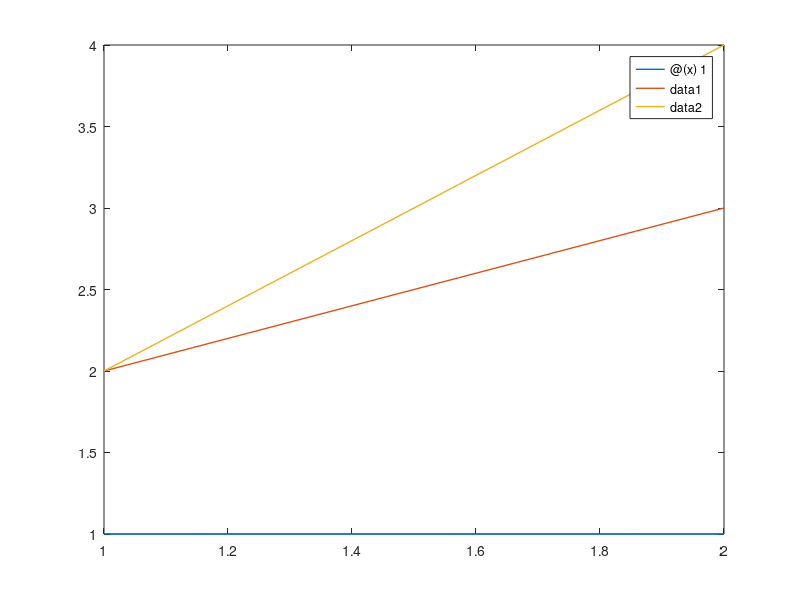

This figure's MATLAB source: (Note: this script raises an error after producing the figure.)
clear; close all; clc;
folder2 = '/Users/rongfan/Desktop/Growth_Model/Latex';

%%
FileName = fullfile(folder2,'gamma.png');
figure('Position',[0 0 400 200]); 
f1 = @(x) 1;
fplot(f1,[1,2],'linewidth',1);
hold on;
f2 = @(x) x+1;
fplot(f2,[1,2],'linewidth',1);
hold on;
f3 = @(x) 2*x;
fplot(f3,[1,2],'linewidth',1);
hold on; 
xline(1,'--')
hold on; 
xline(2,'--')
xlim([0.75 2.5])
ylim([0 5])
xticks([1,2]); xticklabels({'N-1','N'})
yticks([1,2]); yticklabels({'1','e^{B(N-1)}'})
legend({'\gamma_K','\gamma_L(i,0)','\gamma_H(i,0)'})
title('Task productivity')
saveas(gcf,FileName); 


%%
FileName = fullfile(folder2,'kappa_N.png');
figure('Position',[0 0 300 250]); 
f = @(x) -(x-2)^2+4;
fplot(f,[0,1],'linewidth',1)
xlabel('Scientist \epsilon'); ylabel('Innovation \kappa')
xticks([0,1]); yticks(3); yticklabels('\kappa(1)')
title('Innovation function')
saveas(gcf,FileName); 

%%
a = 1; b = 1.5; theta = 0.5;
FileName = fullfile(folder2,'growth1.png');
figure('Position',[0 0 300 250]); 
f = @(x) 0;
h1 = fplot(f,[0,b+1],'linewidth',1,'Color','b');
hold on; 
f = @(x) a;
h2 = fplot(f,[0,(1-theta)*a],'linewidth',1,'Color','r');
hold on;
f = @(x) (1/theta)*(a-x);
h3 = fplot(f,[(1-theta)*a,a],'linewidth',1,'Color','r');
hold on; 
f = @(x) 0;
h4 = fplot(f,[a,b+1],'linewidth',1,'Color','r');
xlabel('\rho'); ylabel('g')
xticks([0.2,a]); xticklabels({'\SigmaB\mu^N','b/\mu^h'});yticks(0);
ylim([0,2]);
legend([h1 h2],'bg^N','Bg^h')
title('Growth Rate with High \mu^N')
saveas(gcf,FileName); 


FileName = fullfile(folder2,'growth2.png');
figure('Position',[0 0 300 250]); 
f = @(x) b-a;
h1 = fplot(f,[0,theta*a+(1-theta)*b],'linewidth',1,'Color','b');
hold on; 
f = @(x) (1/theta)*(b-x);
h2 = fplot(f,[theta*a+(1-theta)*b,b],'linewidth',1,'Color','b');
hold on;
f = @(x) 0;
h3 = fplot(f,[b,b+1],'linewidth',1,'Color','b');
hold on; 
f = @(x) a
h4 = fplot(f,[0,(1-theta)*b],'linewidth',1,'Color','r');
hold on;
f = @(x) (1/theta)*(a-x)+(b-a)*(1-theta)/theta;
h5 = fplot(f,[(1-theta)*b,theta*a+(1-theta)*b],'linewidth',1,'Color','r');
hold on; 
f = @(x) 0;
h6 = fplot(f,[theta*a+(1-theta)*b,b+1],'linewidth',1,'Color','r');
xlabel('\rho'); ylabel('g')
xticks([a,b]); xticklabels({'b/\mu^h','\SigmaB\mu^N'});yticks(0);
ylim([0,2]);
legend([h1 h4],'bg^N','Bg^h')
title('Growth Rate with low \mu^N')
saveas(gcf,FileName); 

%%
FileName = fullfile(folder2,'kappa_NI.png');
figure('Position',[0 0 300 250]); 
f = @(x) -(x-2)^4+4;
fplot(f,[0,1],'linewidth',1,'Color','b')
hold on;
f = @(x) -(x+2)^2-3;
fplot(f,[0,1],'linewidth',1,'Color','r')
xlabel('Scientist \epsilon'); ylabel('Innovation \kappa')
xticks([0,1]); yticks(3); yticklabels('\kappa(f1)')
legend('\kappa^N','\kappa^I')
title('Innovation function')
saveas(gcf,FileName); 

%%
FileName = fullfile(folder2,'I1.png');
figure('Position',[0 0 300 250]); 
f = @(x) 1;
h1 = fplot(f,[0,4],'r','LineWidth',1);
hold on;
f = @(x) -((x-4)/3)^2+1;
h2 = fplot(f,[4,7],'r','LineWidth',1);
hold on;
h3 = fplot(f,[1,4],'b','LineWidth',1);
hold on;
f = @(x) 1;
h4 = fplot(f,[4,8],'b','LineWidth',1);
hold on; 
xline(4,'--')
str = {'S_I>0','S_N>0'};text(3.5,0.5,str);
str = {'No','innovation'};text(0.25,0.75,str);
str = {'No','automation'};text(6,0.75,str);
str = {'Abundant capital'};text(0.25,0.25,str);
str = {'Scarce capital'};text(5,0.25,str);
xlabel('R');
xticks([1,4,7])
xticklabels({'\rho_{min}','\rho^*','\rho_{max}'})
ylabel('$$\tilde{I}$$', 'Interpreter', 'LaTeX')
yticks(1)
saveas(gcf,FileName); 


%%
FileName = fullfile(folder2,'I2.png');
figure('Position',[0 0 300 250]); 
f = @(x) 1;
h1 = fplot(f,[0,4],'r','LineWidth',1);
hold on;
f = @(x) -((x-4)/3)^2+1;
h2 = fplot(f,[4,7],'r','LineWidth',1);
hold on;
h3 = fplot(f,[1,4],'b','LineWidth',1);
hold on;
f = @(x) 1;
h4 = fplot(f,[4,8],'b','LineWidth',1);
hold on; 
f = @(x) 1;
h5 = fplot(f,[0,4],'k','LineWidth',2);
hold on;
f = @(x) -((x-4)/1.5)^2+1;
h6 = fplot(f,[4,5.5],'k','LineWidth',2);
hold on;
f = @(x) 0;
h7 = fplot(f,[5.5,8],'k','LineWidth',2);
xline(4,'--')
str = {'S_I>0','S_N>0'};text(3.5,0.5,str);
str = {'No','innovation'};text(0.25,0.75,str);
str = {'No','automation'};text(6,0.75,str);
str = {'Abundant capital'};text(0.25,0.25,str);
str = {'Scarce capital'};text(5,0.25,str);
xlabel('R');
xticks([1,4,7])
xticklabels({'\rho_{min}','\rho^*','\rho_{max}'})
ylabel('$$\tilde{I}$$', 'Interpreter', 'LaTeX')
yticks(1)
legend(h5, 'I^*')
saveas(gcf,FileName); 

%%
FileName = fullfile(folder2,'I3.png');
figure('Position',[0 0 300 250]); 
x = [5 5.1 5.4];
f = @(x) 1;
h1 = fplot(f,[0,4],'r','LineWidth',1);
hold on;
f = @(x) -((x-4)/3)^2+1;
h2 = fplot(f,[4,7],'r','LineWidth',1);
hold on;
h3 = fplot(f,[1,4],'b','LineWidth',1);
hold on;
f = @(x) 1;
h4 = fplot(f,[4,8],'b','LineWidth',1);
hold on; 
xline(4,'--')
f = @(x) 1;
h5 = fplot(f,[0,4],'k','LineWidth',2);
hold on;
f = @(x) -((x-4)/1.5)^2+1;
y(1) = f(x(1));
h6 = fplot(f,[4,5.5],'k','LineWidth',2);
hold on;
f = @(x) 0;
h7 = fplot(f,[5.5,8],'k','LineWidth',2);
hold on;
f = @(x) 1;
h8 = fplot(f,[0,4],'m','LineWidth',2);
hold on;
f = @(x) -((x-4)/2)^2+1;
y(2) = f(x(2)); y(3) = f(x(3))
h9 = fplot(f,[4,6],'m','LineWidth',2);
hold on;
f = @(x) 0;
h10 = fplot(f,[6,8],'m','LineWidth',2);
hold on; 
plot([0 x(1)],[y(1) y(1)],'k','LineWidth',1) 
text(x(1)+0.2,y(1),'Initial automation')
xlabel('R');
xticks([1,4,7])
xticklabels({'\rho_{min}','\rho^*','\rho_{max}'})
ylabel('$$\tilde{I}$$', 'Interpreter', 'LaTeX')
yticks(1)
legend([h5,h8], {'I^*','I^*'''})
saveas(gcf,FileName); 

FileName = fullfile(folder2,'I4.png');
figure('Position',[0 0 300 250]); 
x = [5 5.1 5.4];
f = @(x) 1;
h1 = fplot(f,[0,4],'r','LineWidth',1);
hold on;
f = @(x) -((x-4)/3)^2+1;
h2 = fplot(f,[4,7],'r','LineWidth',1);
hold on;
h3 = fplot(f,[1,4],'b','LineWidth',1);
hold on;
f = @(x) 1;
h4 = fplot(f,[4,8],'b','LineWidth',1);
hold on; 
xline(4,'--')
f = @(x) 1;
h5 = fplot(f,[0,4],'k','LineWidth',2);
hold on;
f = @(x) -((x-4)/1.5)^2+1;
y(1) = f(x(1));
h6 = fplot(f,[4,5.5],'k','LineWidth',2);
hold on;
f = @(x) 0;
h7 = fplot(f,[5.5,8],'k','LineWidth',2);
hold on;
f = @(x) 1;
h8 = fplot(f,[0,4],'m','LineWidth',2);
hold on;
f = @(x) -((x-4)/2)^2+1;
y(2) = f(x(2)); y(3) = f(x(3))
h9 = fplot(f,[4,6],'m','LineWidth',2);
hold on;
f = @(x) 0;
h10 = fplot(f,[6,8],'m','LineWidth',2);
hold on; 
plot([0 x(1)],[y(1) y(1)],'k','LineWidth',1) 
hold on;
plot([0 x(2)],[y(2) y(2)],'m','LineWidth',1) 
text(x(2)+0.2,y(2),'Without human capital')
hold on;
plot([0 x(3)],[y(3) y(3)],'m','LineWidth',1) 
text(x(3)+0.2,y(3),'With human capital')
xlabel('R');
xticks([1,4,7])
xticklabels({'\rho_{min}','\rho^*','\rho_{max}'})
ylabel('$$\tilde{I}$$', 'Interpreter', 'LaTeX')
yticks(1)
legend([h5,h8], {'I^*','I^*'''})
saveas(gcf,FileName); 